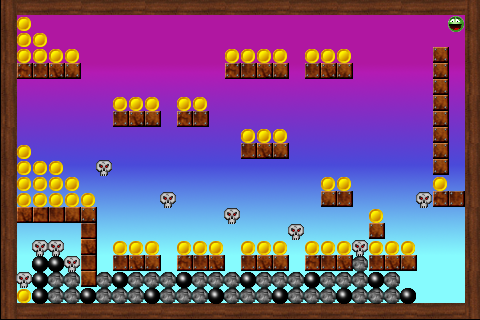

This is a level from a 2D game, rendered from its Tiled map with the project's own tilesets. A one-line summary and the map file follow, with tile-layer data summarised:
An orthogonal 30x20 tile map with 16x16 px tiles, 3 tile layers (background, maze, sprites), 2 tilesets.

<map version="1.0" orientation="orthogonal" width="30" height="20" tilewidth="16" tileheight="16">
 <tileset firstgid="1" name="tileset01-18x18#256x256" tilewidth="18" tileheight="18">
  <image source="tileset01-18x18#256x256.png" width="256" height="256" />
 </tileset>
 <tileset firstgid="197" name="sprites-tileset" tilewidth="16" tileheight="16">
  <image source="sprites-tileset.png" width="192" height="64" />
 </tileset>
 <layer name="background" width="30" height="20">
  <data>[600 cells, 504 non-empty, 14 distinct tile ids]</data>
 </layer>
 <layer name="maze" width="30" height="20">
  <data>[600 cells, 152 non-empty, 16 distinct tile ids]</data>
 </layer>
 <layer name="sprites" width="30" height="20">
  <data>[600 cells, 115 non-empty, 5 distinct tile ids]</data>
 </layer>
</map>
